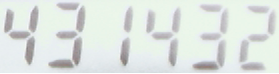
#> input picture images/sof.png, 279 x 74 px
$ python segment_digits.py
#> lines starting #> are read from the running program, lines starting #| are printed output that depends on the picture; after the words box and inside, x2 and y2 are one past the last pixel; in counts of white or black regions, pixels touching at a corner belong together
#coding:utf8
'''
Created on 2014-6-6

@author: wangxd
'''
import cv2
import numpy as np

# Load the image
img = cv2.imread('images/sof.png')
#> img is the input picture: shape (74, 279, 3); mean B, G, R 224.7, 228.4, 222.4

# convert to grayscale
gray = cv2.cvtColor(img,cv2.COLOR_BGR2GRAY)

# smooth the image to avoid noises
gray = cv2.medianBlur(gray,5)

# Apply adaptive threshold
thresh = cv2.adaptiveThreshold(gray,255,1,1,11,2)
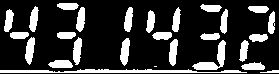
#> thresh: shape (74, 279); 21.4% white; 27 white regions (1 under 20 px), largest, box (x1, y1, x2, y2) and area: (0, 69, 247, 73) 666, (192, 40, 226, 70) 346, (120, 38, 130, 66) 191
thresh_color = cv2.cvtColor(thresh,cv2.COLOR_GRAY2BGR)
#> thresh_color: shape (74, 279, 3); 21.4% white; 27 white regions (1 under 20 px)

# apply some dilation and erosion to join the gaps
#thresh = cv2.dilate(thresh,None,iterations = 3)
#thresh = cv2.erode(thresh,None,iterations = 2)

cv2.imshow('thresh', thresh)

# Find the contours
contours,hierarchy = cv2.findContours(thresh,cv2.RETR_LIST,cv2.CHAIN_APPROX_SIMPLE)
#> contours = 28 contours, 3 with area under 20; largest, box (x1, y1, x2, y2) and area: (0, 69, 247, 73) 418, (192, 40, 226, 70) 290, (120, 38, 130, 66) 162, (25, 37, 35, 65) 156, (73, 37, 82, 65) 152

# For each contour, find the bounding rectangle and draw it
for cnt in contours:
    x,y,w,h = cv2.boundingRect(cnt)
    cv2.rectangle(img,(x,y),(x+w,y+h),(0,255,0),2)
    cv2.rectangle(thresh_color,(x,y),(x+w,y+h),(0,255,0),2)
#> this loop made 28 passes
#> (x, y, w, h) on passes 1, 2, 4, 5, 6, 7, 8, 9, 10, 11, 12, 13: (260, 70, 19, 3), (0, 69, 247, 4), (241, 62, 24, 8), (48, 60, 25, 8), (239, 40, 10, 22), (192, 40, 34, 30), (169, 39, 9, 27), (120, 38, 10, 28), (73, 37, 9, 28), (25, 37, 10, 28), (249, 34, 19, 8), (200, 33, 20, 7)
#> (cnt, x, y, w, h) on pass 3: ([[154, 66], [156, 66]], 154, 66, 3, 1)
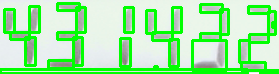
#> img: shape (74, 279, 3); mean B, G, R 164.3, 236.8, 162.9
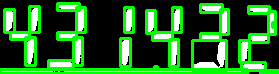
#> thresh_color: shape (74, 279, 3); mean B, G, R 35, 103.9, 35

# Finally show the image
cv2.imshow('img',img)
cv2.imshow('res',thresh_color)
cv2.waitKey(0)
cv2.destroyAllWindows()
